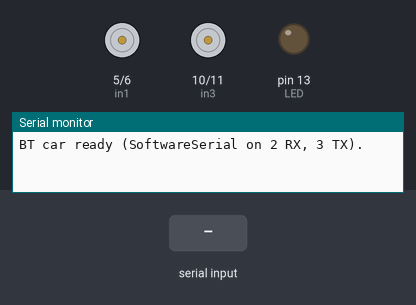
Bench run of a sketch on a simulated Arduino Uno, built with avr-gcc and run on an emulated ATmega328P. Parts: motor-driver pin pairs drawn as motors (green arrow = first pin HIGH = forward, orange = second pin HIGH = backward, longer = more drive), output pins drawn as LEDs (lit = HIGH), the last lines printed to the serial monitor. The inputs (shaded band) are chosen by the test bench.

Above: at 1.2 s.
1.3 s: "F\n" received over Serial
At 2.2 s:
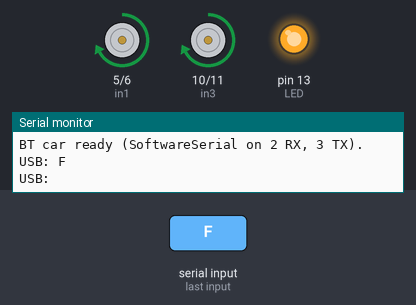
2.8 s: "B\n" received over the second serial link
At 3.3 s:
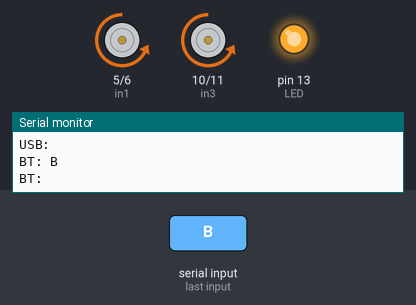
4.3 s: "L\n" received over Serial
At 5.5 s:
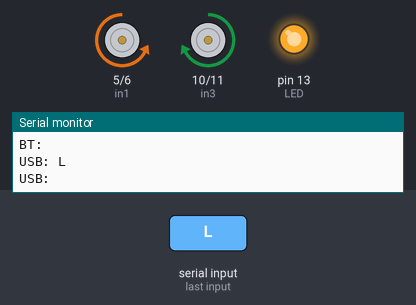
5.8 s: "R\n" received over the second serial link
At 6.7 s:
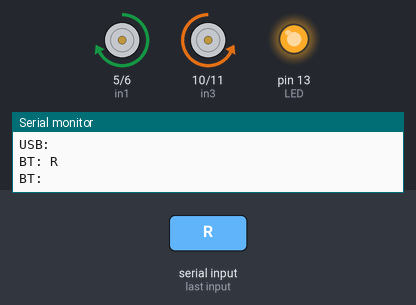
7.3 s: "G\n" received over Serial
At 7.9 s:
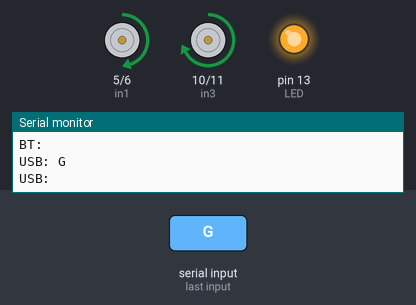
8.8 s: "I\n" received over the second serial link
At 10.2 s:
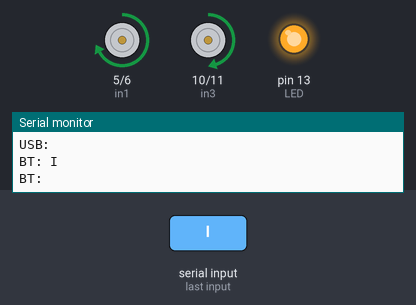
Timing chart, 0 to 11.3 s (numbered marks = the images above; inputs shaded):
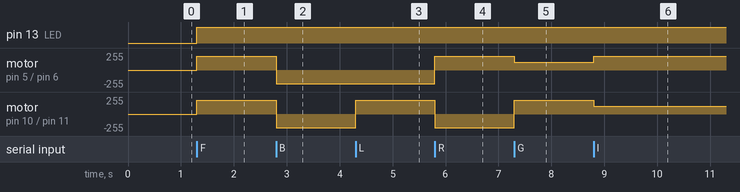

Measured:
- after the input at 1.3 s, pin 13 (LED): LOW → HIGH at once; motor on pin 5 (in1) / pin 6 (in2), motor on pin 10 (in3) / pin 11 (in4): stopped → forward 204/255 at once
- after the input at 2.8 s, motor on pin 5 (in1) / pin 6 (in2), motor on pin 10 (in3) / pin 11 (in4): forward 204/255 → backward 204/255 at once
- after the input at 4.3 s, motor on pin 10 (in3) / pin 11 (in4): backward 204/255 → forward 204/255 at once
- after the input at 5.8 s, motor on pin 5 (in1) / pin 6 (in2): backward 204/255 → forward 204/255 at once; motor on pin 10 (in3) / pin 11 (in4): forward 204/255 → backward 204/255 at once
- after the input at 7.3 s, motor on pin 5 (in1) / pin 6 (in2): forward 204/255 → forward 120/255 at once; motor on pin 10 (in3) / pin 11 (in4): backward 204/255 → forward 204/255 at once
- after the input at 8.8 s, motor on pin 5 (in1) / pin 6 (in2): forward 120/255 → forward 204/255 at once; motor on pin 10 (in3) / pin 11 (in4): forward 204/255 → forward 120/255 at once

The sketch:

sketch_btcar.ino
```cpp
#include <SoftwareSerial.h>

// HC-05 on SoftwareSerial (RX, TX)
SoftwareSerial bt(2, 3); // HC-05 TX -> 2, HC-05 RX -> 3 (use voltage divider on Arduino->HC05 TX)

#define in1 5   // Motor A forward (PWM)
#define in2 6   // Motor A backward (PWM)
#define in3 10  // Motor B forward (PWM)
#define in4 11  // Motor B backward (PWM)
#define LED 13

char command = 0;        // store incoming char command
int Speed = 204;         // 0 - 255 default
int Turnradius = 120;    // inner wheel speed for turns (0..254); must be < Speed
int brakeTime = 45;      // ms for electronic brake pulse
char lastCommand = 0;
int brkonoff = 1;        // 1 enable brief electronic braking on 'S', 0 disable

void setup() {
  pinMode(in1, OUTPUT);
  pinMode(in2, OUTPUT);
  pinMode(in3, OUTPUT);
  pinMode(in4, OUTPUT);
  pinMode(LED, OUTPUT);

  digitalWrite(LED, LOW);
  Stop(); // ensure motors are stopped

  Serial.begin(9600); // debug via USB serial
  bt.begin(9600);     // HC-05 default (change if needed)

  Serial.println("BT car ready (SoftwareSerial on 2 RX, 3 TX).");
}

void loop() {
  // prefer bluetooth input
  if (bt.available()) {
    char c = bt.read();
    handleCommand(c);
    Serial.print("BT: ");
    Serial.println(c);
  }

  // allow USB serial for testing
  if (Serial.available()) {
    char c = Serial.read();
    handleCommand(c);
    Serial.print("USB: ");
    Serial.println(c);
  }
}

void handleCommand(char raw) {
  if (raw == '\r' || raw == '\n') return; // ignore newline chars from terminal apps
  command = raw;

  // enforce safe Turnradius bound
  if (Turnradius >= Speed) Turnradius = max(0, Speed - 1);

  switch (command) {
    case 'F': forward();      break;
    case 'B': back();         break;
    case 'L': left();         break;
    case 'R': right();        break;
    case 'G': forwardleft();  break; // forward-left (inner wheel slower)
    case 'I': forwardright(); break; // forward-right
    case 'H': backleft();     break;
    case 'J': backright();    break;
    case 'S': Stop();         break;

    // Speed presets 0..9 and q for max
    case '0': Speed = 100;  break;
    case '1': Speed = 140;  break;
    case '2': Speed = 153;  break;
    case '3': Speed = 165;  break;
    case '4': Speed = 178;  break;
    case '5': Speed = 191;  break;
    case '6': Speed = 204;  break;
    case '7': Speed = 216;  break;
    case '8': Speed = 229;  break;
    case '9': Speed = 242;  break;
    case 'q': Speed = 255;  break;

    // optional: adjust Turnradius on-the-fly with 't' + digit? (not implemented)
    default:
      // unknown command — ignore
      return;
  }

  // braking behavior (brief electronic brake) when enabled:
  if (brkonoff == 1) {
    if (command == 'S' && lastCommand != 'S') {
      // brief electronic brake: set both inputs same side HIGH briefly then stop
      // note: for L298N, IN1=IN2=HIGH causes braking for motor A, similarly for motor B.
      digitalWrite(in1, HIGH);
      digitalWrite(in2, HIGH);
      digitalWrite(in3, HIGH);
      digitalWrite(in4, HIGH);
      delay(brakeTime);
      Stop();
    }
  }

  lastCommand = command;
}

/* Motor helper functions
   Important: always set one input to speed and the opposite to 0,
   never nonzero on both at same time (except for short brake pulse above).
*/

void forward() {
  analogWrite(in1, Speed); // A forward
  analogWrite(in2, 0);

  analogWrite(in3, Speed); // B forward
  analogWrite(in4, 0);

  digitalWrite(LED, HIGH);
}

void back() {
  analogWrite(in1, 0);
  analogWrite(in2, Speed);

  analogWrite(in3, 0);
  analogWrite(in4, Speed);

  digitalWrite(LED, HIGH);
}

void left() {
  // rotate/turn left: left wheel backward, right wheel forward
  analogWrite(in1, 0);
  analogWrite(in2, Speed);   // left wheel backward

  analogWrite(in3, Speed);
  analogWrite(in4, 0);       // right wheel forward

  digitalWrite(LED, HIGH);
}

void right() {
  // rotate/turn right: left wheel forward, right wheel backward
  analogWrite(in1, Speed);
  analogWrite(in2, 0);       // left wheel forward

  analogWrite(in3, 0);
  analogWrite(in4, Speed);   // right wheel backward

  digitalWrite(LED, HIGH);
}

void forwardleft() {
  analogWrite(in1, Turnradius); // left slower forward
  analogWrite(in2, 0);

  analogWrite(in3, Speed);      // right full forward
  analogWrite(in4, 0);

  digitalWrite(LED, HIGH);
}

void forwardright() {
  analogWrite(in1, Speed);
  analogWrite(in2, 0);

  analogWrite(in3, Turnradius);
  analogWrite(in4, 0);

  digitalWrite(LED, HIGH);
}

void backleft() {
  analogWrite(in1, 0);
  analogWrite(in2, Turnradius);

  analogWrite(in3, 0);
  analogWrite(in4, Speed);

  digitalWrite(LED, HIGH);
}

void backright() {
  analogWrite(in1, 0);
  analogWrite(in2, Speed);

  analogWrite(in3, 0);
  analogWrite(in4, Turnradius);

  digitalWrite(LED, HIGH);
}

void Stop() {
  analogWrite(in1, 0);
  analogWrite(in2, 0);
  analogWrite(in3, 0);
  analogWrite(in4, 0);

  digitalWrite(LED, LOW);
}
```
